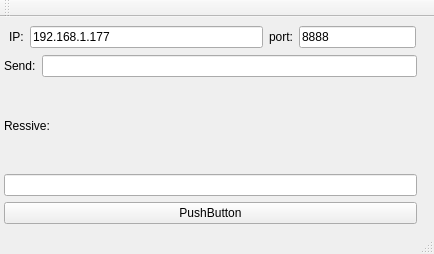
<?xml version="1.0" encoding="UTF-8"?>
<ui version="4.0">
 <class>MainWindow</class>
 <widget class="QMainWindow" name="MainWindow">
  <property name="geometry">
   <rect>
    <x>0</x>
    <y>0</y>
    <width>434</width>
    <height>254</height>
   </rect>
  </property>
  <property name="windowTitle">
   <string>MainWindow</string>
  </property>
  <widget class="QWidget" name="centralWidget">
   <widget class="QWidget" name="verticalLayoutWidget_4">
    <property name="geometry">
     <rect>
      <x>0</x>
      <y>0</y>
      <width>421</width>
      <height>211</height>
     </rect>
    </property>
    <layout class="QVBoxLayout" name="verticalLayout_3" stretch="0">
     <property name="spacing">
      <number>6</number>
     </property>
     <property name="sizeConstraint">
      <enum>QLayout::SetMinAndMaxSize</enum>
     </property>
     <property name="leftMargin">
      <number>4</number>
     </property>
     <property name="topMargin">
      <number>4</number>
     </property>
     <property name="rightMargin">
      <number>4</number>
     </property>
     <property name="bottomMargin">
      <number>4</number>
     </property>
     <item>
      <layout class="QVBoxLayout" name="lay">
       <item>
        <layout class="QHBoxLayout" name="horizontalLayout_2" stretch="0,4,0,2">
         <property name="leftMargin">
          <number>5</number>
         </property>
         <property name="topMargin">
          <number>5</number>
         </property>
         <property name="rightMargin">
          <number>1</number>
         </property>
         <property name="bottomMargin">
          <number>1</number>
         </property>
         <item>
          <widget class="QLabel" name="label_2">
           <property name="text">
            <string>IP:</string>
           </property>
          </widget>
         </item>
         <item>
          <widget class="QLineEdit" name="lineEdit_4">
           <property name="text">
            <string>192.168.1.177</string>
           </property>
          </widget>
         </item>
         <item>
          <widget class="QLabel" name="label">
           <property name="text">
            <string>port:</string>
           </property>
          </widget>
         </item>
         <item>
          <widget class="QLineEdit" name="lineEdit_3">
           <property name="text">
            <string>8888</string>
           </property>
          </widget>
         </item>
        </layout>
       </item>
       <item>
        <layout class="QHBoxLayout" name="vert">
         <item>
          <widget class="QLabel" name="label_3">
           <property name="text">
            <string>Send:</string>
           </property>
          </widget>
         </item>
         <item>
          <widget class="QLineEdit" name="lineEdit"/>
         </item>
        </layout>
       </item>
       <item>
        <layout class="QVBoxLayout" name="verticalLayout">
         <item>
          <widget class="QLabel" name="label_4">
           <property name="text">
            <string>Ressive:</string>
           </property>
          </widget>
         </item>
         <item>
          <widget class="QLineEdit" name="lineEdit_2"/>
         </item>
         <item>
          <layout class="QHBoxLayout" name="horizontalLayout">
           <property name="sizeConstraint">
            <enum>QLayout::SetMinimumSize</enum>
           </property>
           <item>
            <widget class="QPushButton" name="pushButton">
             <property name="text">
              <string>PushButton</string>
             </property>
            </widget>
           </item>
          </layout>
         </item>
        </layout>
       </item>
      </layout>
     </item>
    </layout>
   </widget>
   <zorder>horizontalLayoutWidget_2</zorder>
   <zorder>verticalLayoutWidget_4</zorder>
  </widget>
  <widget class="QToolBar" name="mainToolBar">
   <attribute name="toolBarArea">
    <enum>TopToolBarArea</enum>
   </attribute>
   <attribute name="toolBarBreak">
    <bool>false</bool>
   </attribute>
  </widget>
  <widget class="QStatusBar" name="statusBar"/>
 </widget>
 <layoutdefault spacing="6" margin="11"/>
 <resources/>
 <connections/>
</ui>
